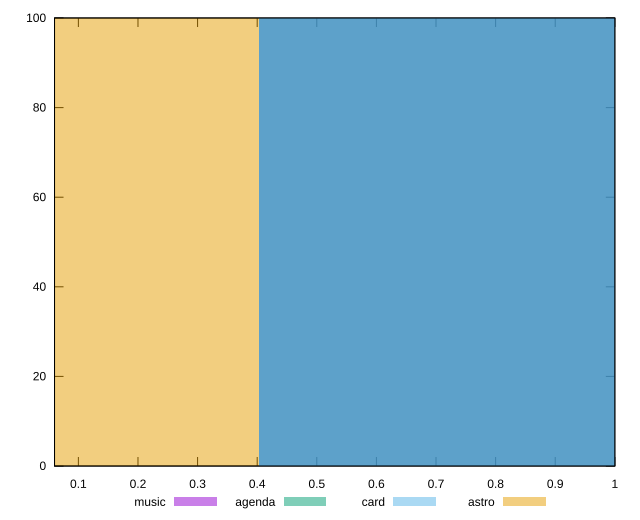

Recreate this plot in gnuplot.
reset

$music <<EOF
0.8064975987864088 100
EOF

$agenda <<EOF
0.8064975987864088 100
EOF

$card <<EOF
0.8064975987864088 100
EOF

$astro <<EOF
0 100
EOF

set key outside below
set boxwidth 0.8064975987864088
set xrange [0.06:1]
set yrange [0:100]
set trange [0:100]
set style fill transparent solid 0.5 noborder
set terminal svg size 640, 520 enhanced background rgb 'white'
set output "reports/report_00032_2021-02-25T10-28-15.087Z/first-meaningful-paint/comparison/histogram/all_score.svg"

plot $music title "music" with boxes, \
     $agenda title "agenda" with boxes, \
     $card title "card" with boxes, \
     $astro title "astro" with boxes

reset
